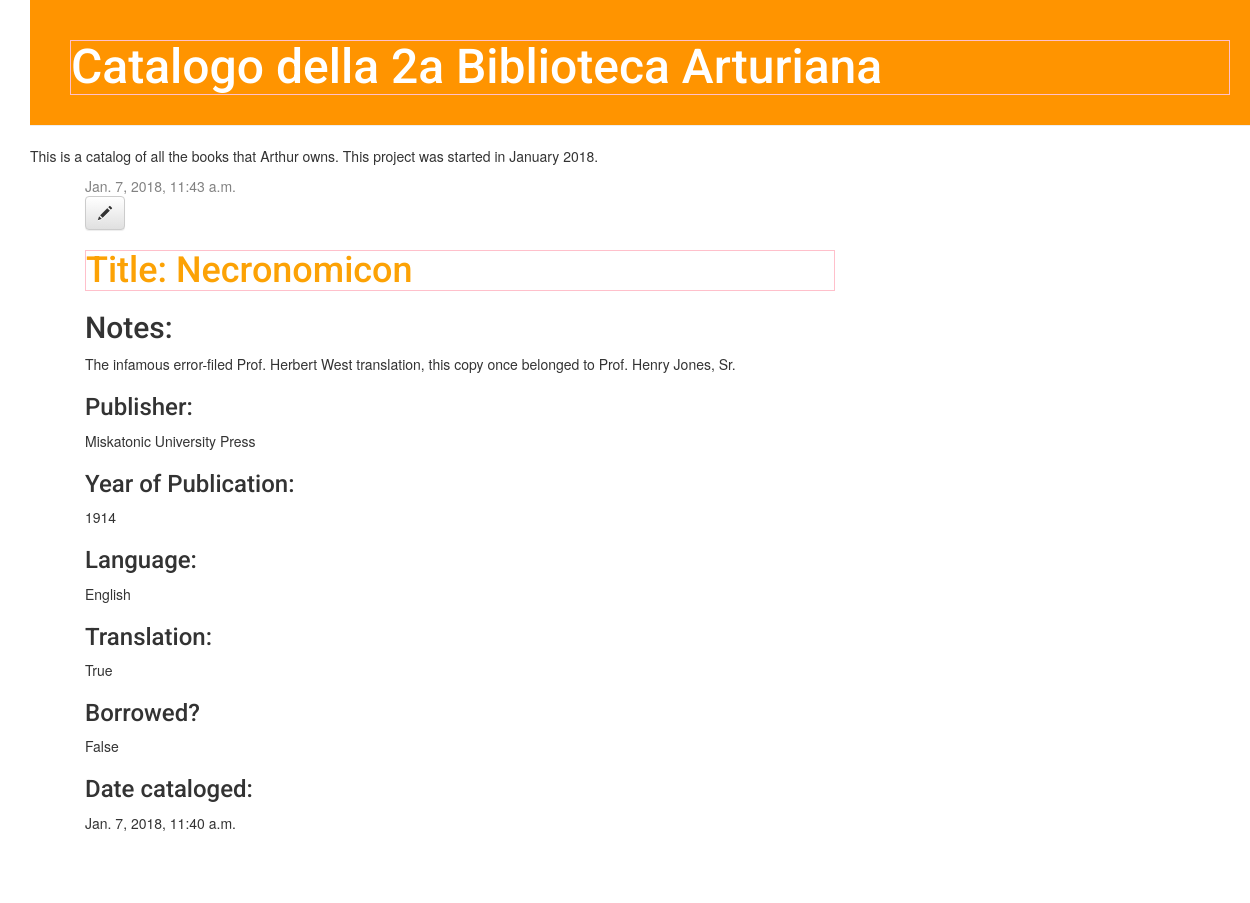
/post/1/, run on an earlier commit of the app's database.
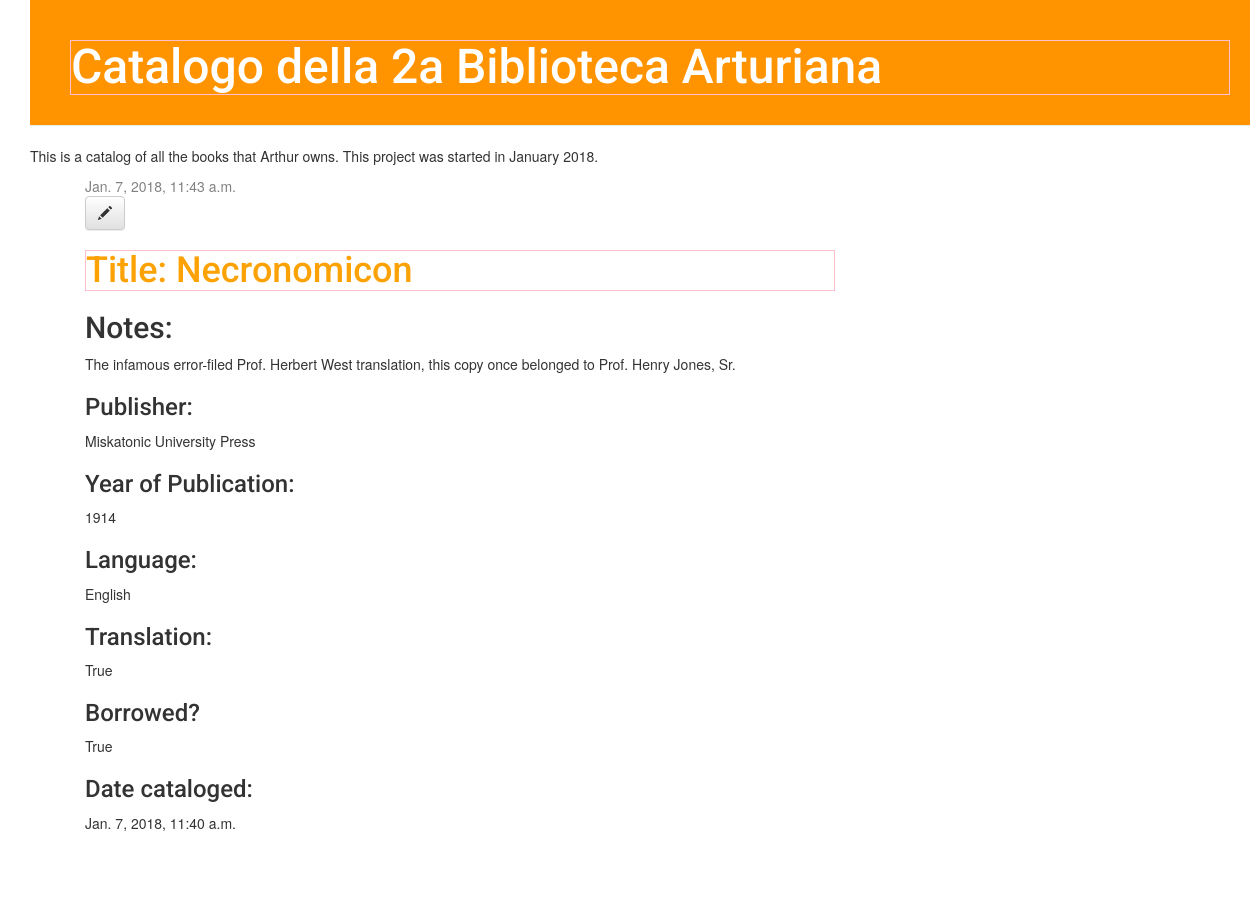
And on a later commit of the database.
### catalogo/models.py (models this page shows, shortened)
class Book(models.Model):
    author = models.ForeignKey('auth.User')
    author_cognome=models.CharField(max_length=200)
    author_nome= models.CharField(max_length=200)
    title = models.CharField(max_length=200)
    publisher= models.CharField(max_length=200)
    pub_year = models.IntegerField()
    language= models.CharField(max_length=100)
    translation = models.BooleanField(default=False)
    notes = models.TextField()
    acquisition_year = models.CharField(max_length=200)
    created_date = models.DateTimeField(
            default=timezone.now)
    catalog_date = models.DateTimeField(
            blank=True, null=True)
    in_library = models.BooleanField(default=True)
    borrowed = models.BooleanField(default=False)
    borrower = models.CharField(max_length=100,default="Nemo")

### catalogo/views.py (the view)
# urls.py: url(r'^post/(?P<pk>\d+)/$', views.book_detail, name='book_detail'),
def book_detail(request, pk):
    book = get_object_or_404(Book, pk=pk)
    return render(request, 'catalogo/book_detail.html', {'book': book})

### catalogo/templates/catalogo/book_detail.html
{% extends 'catalogo/base.html' %}
{% block content %}
    <div class="post">
        {% if book.catalog_date %}
            <div class="date">
                {{ book.catalog_date }}
            </div>
        {% endif %}
        <a class="btn btn-default" href="{% url 'book_edit' pk=book.pk %}"><span class="glyphicon glyphicon-pencil"></span></a>
        <h1> Title: {{ book.title }}</h1>
        <h2>Notes:</h2>
        <p>{{ book.notes|linebreaksbr }}</p>
        <h3>Publisher:</h3>
        <p>{{ book.publisher|linebreaksbr }}</p>
        <h3>Year of Publication:</h3>
        <p>{{ book.pub_year|linebreaksbr }}</p>
        <h3>Language:</h3>
        <p>{{ book.language|linebreaksbr }}</p>
        <h3>Translation:</h3>
        <p>{{ book.translation|linebreaksbr }}</p>
        <h3>Borrowed?</h3>
        <p>
          {{book.borrowed}}
        </p>
        <h3>Date cataloged:</h3>
        <p>
          {{book.created_date}}
        </p>
    </div>
{% endblock %}

What changed in the data, as far as the page shows it:
changed Book "Necronomicon": borrowed "False" → "True"
